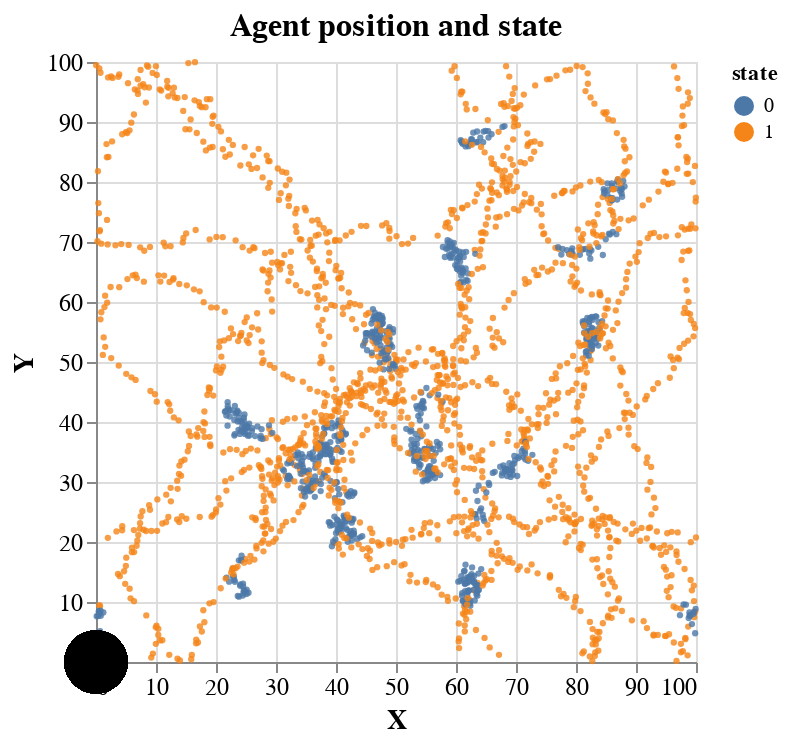

Notebook cell for this chart:
### Markdown cell above
# Mapa de movimento

### Code cell
agent = alt.Chart(db).mark_circle(size = 10).encode(
    x = alt.X('x').title('X').scale(domain = [0,100]),
    y = alt.Y('y').title('Y').scale(domain = [0,100]),
    color = 'state:N',
).properties(title = 'Agent position and state', width = 300, height = 300)

target = alt.Chart(db).mark_circle(color = 'black', size = 1000).encode(
    x = 'x_target',
    y = 'y_target')

(agent + target).configure_mark(
    opacity=0.8
).configure_axis(
    labelFontSize=12,
    titleFontSize=14
).configure_title(
    fontSize=16
)

### Figure 1 — Vega-Lite specification as saved in the notebook (floating-point values rounded to 4 significant figures; data arrays with more than 128 entries replaced by an {"elided": "..."} marker saying what was removed)
{"config": {"view": {"continuousWidth": 300, "continuousHeight": 300}, "axis": {"labelFontSize": 12, "titleFontSize": 14}, "mark": {"opacity": 0.8}, "title": {"fontSize": 16}}, "layer": [{"mark": {"type": "circle", "size": 10}, "encoding": {"color": {"field": "state", "type": "nominal"}, "x": {"field": "x", "scale": {"domain": [0, 100]}, "title": "X", "type": "quantitative"}, "y": {"field": "y", "scale": {"domain": [0, 100]}, "title": "Y", "type": "quantitative"}}, "title": "Agent position and state"}, {"mark": {"type": "circle", "color": "black", "size": 1000}, "encoding": {"x": {"field": "x_target", "type": "quantitative"}, "y": {"field": "y_target", "type": "quantitative"}}}], "data": {"name": "data-cb46b5f518b9e0e3ba1db65a188df811"}, "height": 300, "width": 300, "$schema": "https://vega.github.io/schema/vega-lite/v5.17.0.json", "datasets": {"data-cb46b5f518b9e0e3ba1db65a188df811": {"elided": "2377 records"}}}
